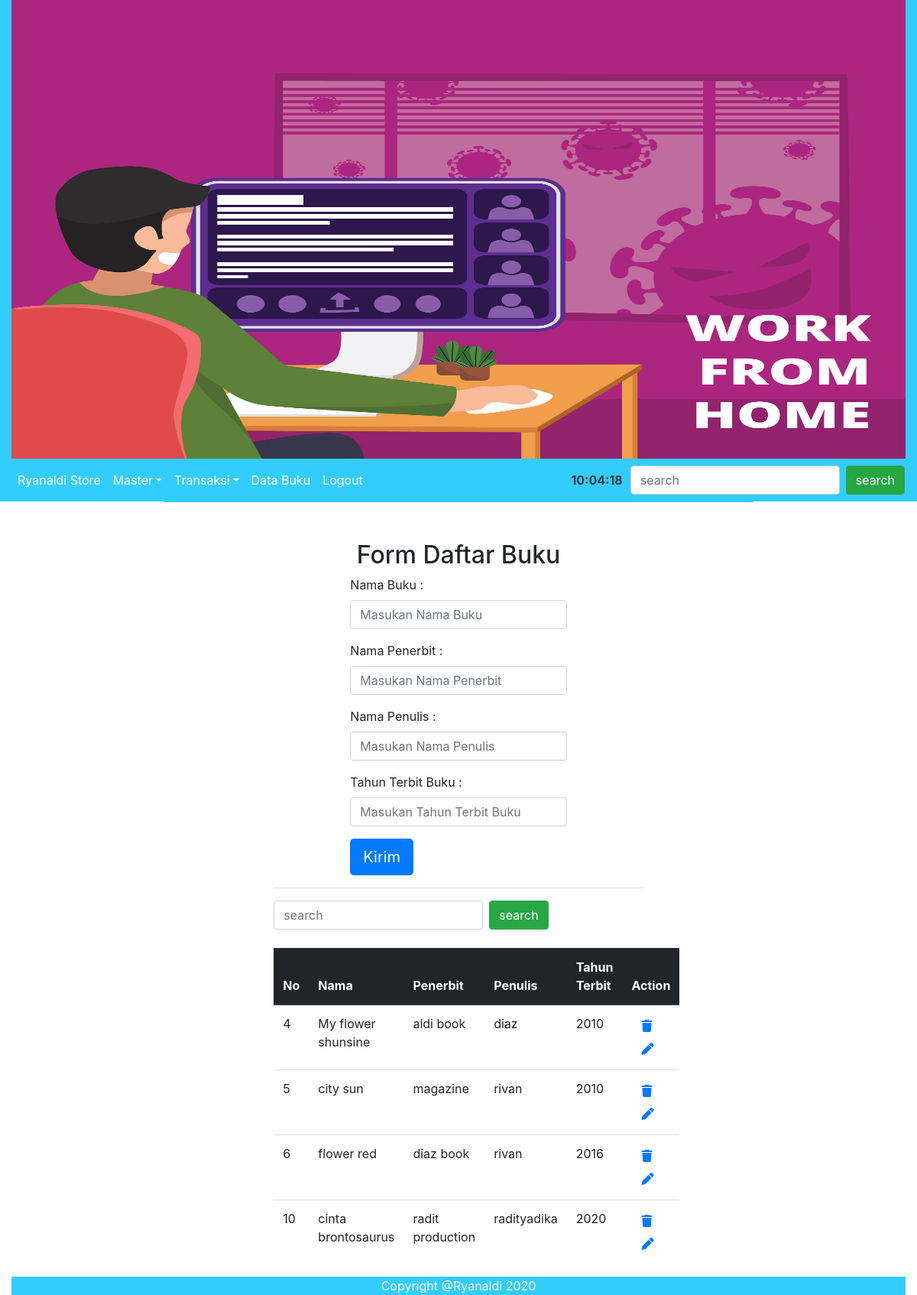
The page /admin/index.php?p=DataBuku on the database its author committed.
### tables this page shows
CREATE TABLE `tb_buku` (
  `id_buku` int(11) NOT NULL,
  `nama_buku` varchar(50) NOT NULL,
  `nama_penerbit` varchar(20) NOT NULL,
  `nama_penulis` varchar(50) NOT NULL,
  `tahun_terbit` int(4) NOT NULL
);

### admin/DataBuku.php (the view, shortened to what this page needs)
<?php
require_once "koneksi.php";
?>
<!DOCTYPE html>
<html lang="en">
<head>
	<link rel="stylesheet" href="asset/css1/bootstrap.min.css">
</head>
<body>
	<div class= "container-fluid">
		<div class="row">
			<div class= "col-12 text-light" style="background-color: #33ccff;">
			</div>
			<div class=" col-12 col-md-8 col-lg-8 container" style="background-color:; width: 100px;">
				<h2 align="center" style="margin-top: 50px;">Form Daftar Buku</h2>
				<form action="prosesInsertBuku.php" method="post" style="padding-right: 100px; padding-left: 100px;">
					<div class="form-group">
						<label for="namaBuku">Nama Buku :</label>
						<input type="text" class="form-control" placeholder="Masukan Nama Buku" name="namaBuku">
					</div>
					<div class="form-group">
						<label for="namaPenerbit">Nama Penerbit :</label>
						<input type="teks" class="form-control" placeholder="Masukan Nama Penerbit" name="namaPenerbit" required>
					</div>
					<div class="form-group">
						<label for="namaPenulis">Nama Penulis :</label>
						<input type="teks" class="form-control" placeholder="Masukan Nama Penulis" name="namaPenulis" required>
					</div>
					<div class="form-group">
						<label for="tahunTerbit">Tahun Terbit Buku :</label>
						<input type="number" class="form-control" placeholder="Masukan Tahun Terbit Buku" name="tahunTerbit" required>
					</div>
					<button type="submit" class="btn btn-primary btn-lg" name="kirim">Kirim</button>
				</form>
				<hr>
				<form class="form-inline my-2 my-lg-0">
					<input class="form-control mr-sm-2" type="text" placeholder="search" name="q">
					<button class="btn btn-success my-2 my-sm-0" type="submit3">search</button>
				</form>
				<br>
				<table class="table">
					<thead class="thead-dark">
						<tr>
							<th>No</th>
							<th>Nama</th>
							<th>Penerbit</th>
							<th>Penulis</th>
							<th>Tahun Terbit</th>
							<th>Action</th>
						</tr>
					</thead>
					<tbody>
						<?php
						if(isset($_GET['q'])){
							$q = $_GET['q'];
							$sql = "SELECT*FROM tb_buku WHERE nama_buku LIKE '%$q%'";
						}else{
							$sql = "SELECT*FROM tb_buku";
						}
						$result = $conn->query($sql);
						if($result->num_rows > 0){
							while ($row = $result->fetch_assoc()){ ?>
								<tr>
									<td><?=$row['id_buku']?></td>
									<td><?=$row['nama_buku']?></td>
									<td><?=$row['nama_penerbit']?></td>
									<td><?=$row['nama_penulis']?></td>
									<td><?=$row['tahun_terbit']?></td>
									<td>
										<a onclick="return confirm('Anda yakin akan menghapus record ini?')" class="btn btn-danger, fas fa-trash" href="prosesDeleteBuku.php?id=<?=$row['id_buku']?>">
										</a>
										<a class="btn btn-primary, fas fa-pen" href="" onclick=
										"showUpdateForm('<?=$row['id_buku']?>','<?=$row['nama_buku']?>','<?=$row['nama_penerbit']?>','<?=$row['nama_penerbit']?>','<?=$row['tahun_terbit']?>')"data-toggle="modal" data-target="#exampleModal"></a>
									</td>
								</tr>
								<?php
							}
						}else{
							echo "<tr><td colspan='3'>Recordnya masih kosong</td></tr>";
						}
						?>
					</tbody>
				</table>
			</div>
		</div>
	</div>
</div>
</body>
</html>

### admin/index.php (shortened to what this page needs)
<!DOCTYPE html>
<html lang="en">
<head>
	<link rel="stylesheet" href="asset/css1/bootstrap.min.css">
</head>
<body>
	<div class= "container-fluid">
		<div class="row">
			<div class= "col-12 text-light" style="background-color: #33ccff;">
				<img src="asset/images/gbr3.jpg" alt="" style="width: 100%; height: 600px">
			</div>
			<nav class="navbar col-12 navbar-expand-lg navbar-dark sticky-top" style="background-color: #33ccff; padding-left: 15px; margin-right: 10px;">
				<div class="collapse navbar-collapse" id="collapsibleNavbar">
					<ul class="navbar-nav mr-auto">
						<li class="nav-item">
							<a class="nav-link active" href="?p=beranda">Ryanaldi Store</a>
						</li>
						<ul class="navbar-nav">
							<li class="nav dropdown">
								<a class="nav-link active dropdown-toggle" href="" id="navbardrop" data-toggle="dropdown">Master</a>
							</li>
						</ul>
						<ul class="navbar-nav">
							<li class="nav dropdown">
								<a class="nav-link active dropdown-toggle" href="" id="navbardrop" data-toggle="dropdown">Transaksi</a>
							</li>
						</ul>
						<li class="nav-item ">
							<a class="nav-link active" href="?p=DataBuku">Data Buku</a>
						</li>
						<li class="nav-item ">
							<a class="nav-link active" href="?p=Logout">Logout</a>
						</li>
					</ul>
					<span class="text-light ml-auto" style="padding-right: 10px;">
						<div id="clock" class="text-dark" style="font-weight:bold"></div>
					</span>
					<form class="form-inline my-2 my-lg-0">
						<input class="form-control mr-sm-2" type="text" placeholder="search" name="q">
						<button class="btn btn-success my-2 my-sm-0" type="submit">search</button>
					</form>
				</div>
			</nav>
			<div class=" col-12 col-md-8 col-lg-8 container" style="background-color:; width: 100px;">
				<?php
				require_once "koneksi.php";
				if (isset($_GET['p'])){
					$page = $_GET['p'];
					switch ($page) {
						case 'DataBuku':
						include "DataBuku.php";
						break;
					}
				}else{
					include "beranda.php";
				}
				?>
			<div class="col-12 text-light" align="center" style="background-color: #33ccff;">Copyright @Ryanaldi 2020</div>
</body>
</html>

### rows shown on the page
tb_buku: id_buku "4", nama_buku "My flower shunsine", nama_penerbit "aldi book", nama_penulis "diaz", tahun_terbit "2010"
tb_buku: id_buku "5", nama_buku "city sun", nama_penerbit "magazine", nama_penulis "rivan", tahun_terbit "2010"
tb_buku: id_buku "6", nama_buku "flower red", nama_penerbit "diaz book", nama_penulis "rivan", tahun_terbit "2016"
tb_buku: id_buku "10", nama_buku "cinta brontosaurus", nama_penerbit "radit production", nama_penulis "radityadika", tahun_terbit "2020"
